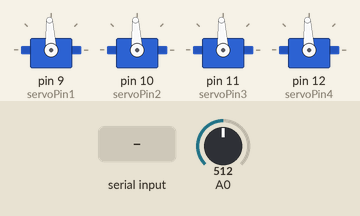
Bench run of a sketch on a simulated Arduino Uno, built with avr-gcc and run on an emulated ATmega328P. On the bench: 4 × servo. The inputs (shaded band) are chosen by the test bench; at power-on: A0 = 512. What the sketch prints to the serial monitor is not drawn.

Above: at 2.2 s.
2.3 s: "a" received over Serial
At 3.4 s:
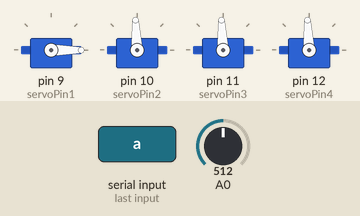
3.8 s: "1" received over Serial
At 4.5 s:
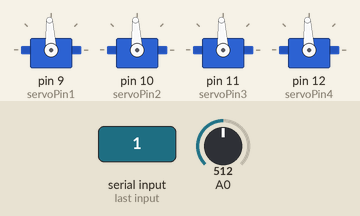
Timing chart, 0 to 6.8 s (numbered marks = the images above; inputs shaded):
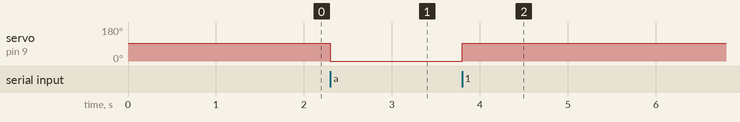

Measured:
- after the input at 2.3 s, servo on pin 9 (servoPin1): 93° → 0° at once
- after the input at 3.8 s, servo on pin 9 (servoPin1): 0° → 93° at once

The sketch:

Basic_Servo_7_9_One.ino
```cpp
#include <Servo.h>

byte servoPin1 = 9;
Servo servo1;

byte servoPin2 = 10;
Servo servo2;


byte servoPin3 = 11;
Servo servo3;


byte servoPin4 = 12;
Servo servo4;

char inByte;

void setup() {
  Serial.begin(57600);
  Serial.println("Starting");

servo1.attach(servoPin1);
servo2.attach(servoPin2);
servo3.attach(servoPin3);
servo4.attach(servoPin4);


servo1.writeMicroseconds(1500); // send "stop" signal to ESC.
servo2.writeMicroseconds(1500);
servo3.writeMicroseconds(1500);
servo4.writeMicroseconds(1500);
  delay(1000); // delay to allow the ESC to recognize the stopped signal
}

void loop() {
  void pressure(); {
    float sensorValue = analogRead(A0);
    float pressure = sensorValue/15;
    Serial.println(pressure);
    delay(1);
  }

void thrusters(); {
  if(Serial.available() > 0){
    char inByte = Serial.read();
    Serial.println("Beginning of loop");


  if(inByte == 'a') {
    int signal = 40; // Set signal value, which should be between 1100 and 1900
    servo1.writeMicroseconds(signal); // Send signal to ESC.
    Serial.println("Receiving a");
    }

   else if(inByte != 'a') {
    int signal = 1500; // Set signal value, which should be between 1100 and 1900
    servo1.writeMicroseconds(signal); // Send signal to ESC.
    Serial.println("Receiving none");
  }

//void serialFlush(); {
  //while(Serial.available() > 0) {
    //signal = Serial.read();
  //if(inByte != 'a') {
    //int signal = 0; // Set signal value, which should be between 1100 and 1900
    //servo1.writeMicroseconds(signal); // Send signal to ESC.
    //Serial.println("Sending a");
 // }
  }

}
}
```
